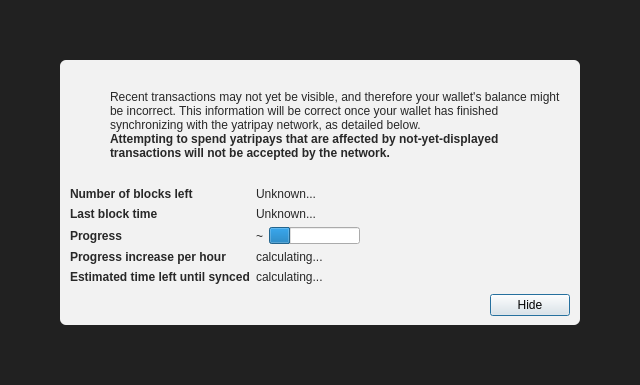
<?xml version="1.0" encoding="UTF-8"?>
<ui version="4.0">
 <class>ModalOverlay</class>
 <widget class="QWidget" name="ModalOverlay">
  <property name="geometry">
   <rect>
    <x>0</x>
    <y>0</y>
    <width>640</width>
    <height>385</height>
   </rect>
  </property>
  <property name="windowTitle">
   <string>Form</string>
  </property>
  <layout class="QVBoxLayout" name="verticalLayout" stretch="0">
   <property name="sizeConstraint">
    <enum>QLayout::SetDefaultConstraint</enum>
   </property>
   <property name="leftMargin">
    <number>0</number>
   </property>
   <property name="topMargin">
    <number>0</number>
   </property>
   <property name="rightMargin">
    <number>0</number>
   </property>
   <property name="bottomMargin">
    <number>0</number>
   </property>
   <item>
    <widget class="QWidget" name="bgWidget" native="true">
     <property name="styleSheet">
      <string notr="true">#bgWidget { background: rgba(0,0,0,220); }</string>
     </property>
     <layout class="QVBoxLayout" name="verticalLayoutMain" stretch="1">
      <property name="leftMargin">
       <number>60</number>
      </property>
      <property name="topMargin">
       <number>60</number>
      </property>
      <property name="rightMargin">
       <number>60</number>
      </property>
      <property name="bottomMargin">
       <number>60</number>
      </property>
      <item>
       <widget class="QWidget" name="contentWidget" native="true">
        <property name="styleSheet">
         <string notr="true">#contentWidget { background: rgba(255,255,255,240); border-radius: 6px; }

QLabel { color: rgb(40,40,40);  }</string>
        </property>
        <layout class="QVBoxLayout" name="verticalLayoutSub" stretch="1,0,0,0">
         <property name="spacing">
          <number>0</number>
         </property>
         <property name="leftMargin">
          <number>10</number>
         </property>
         <property name="topMargin">
          <number>10</number>
         </property>
         <property name="rightMargin">
          <number>10</number>
         </property>
         <property name="bottomMargin">
          <number>10</number>
         </property>
         <item>
          <layout class="QHBoxLayout" name="horizontalLayoutIconText" stretch="0,1">
           <property name="topMargin">
            <number>20</number>
           </property>
           <item>
            <layout class="QVBoxLayout" name="verticalLayoutIcon">
             <property name="leftMargin">
              <number>0</number>
             </property>
             <item>
              <widget class="QPushButton" name="warningIcon">
               <property name="enabled">
                <bool>false</bool>
               </property>
               <property name="text">
                <string/>
               </property>
               <property name="icon">
                <iconset>
                 <normaloff>:/icons/warning</normaloff>
                 <disabledoff>:/icons/warning</disabledoff>:/icons/warning</iconset>
               </property>
               <property name="iconSize">
                <size>
                 <width>48</width>
                 <height>48</height>
                </size>
               </property>
               <property name="flat">
                <bool>true</bool>
               </property>
              </widget>
             </item>
             <item>
              <spacer name="verticalSpacerWarningIcon">
               <property name="orientation">
                <enum>Qt::Vertical</enum>
               </property>
               <property name="sizeHint" stdset="0">
                <size>
                 <width>20</width>
                 <height>40</height>
                </size>
               </property>
              </spacer>
             </item>
            </layout>
           </item>
           <item>
            <layout class="QVBoxLayout" name="verticalLayoutInfoText">
             <property name="leftMargin">
              <number>0</number>
             </property>
             <property name="topMargin">
              <number>0</number>
             </property>
             <item>
              <widget class="QLabel" name="infoText">
               <property name="text">
                <string>Recent transactions may not yet be visible, and therefore your wallet's balance might be incorrect. This information will be correct once your wallet has finished synchronizing with the yatripay network, as detailed below.</string>
               </property>
               <property name="textFormat">
                <enum>Qt::RichText</enum>
               </property>
               <property name="wordWrap">
                <bool>true</bool>
               </property>
              </widget>
             </item>
             <item>
              <widget class="QLabel" name="infoTextStrong">
               <property name="font">
                <font>
                 <weight>75</weight>
                 <bold>true</bold>
                </font>
               </property>
               <property name="text">
                <string>Attempting to spend yatripays that are affected by not-yet-displayed transactions will not be accepted by the network.</string>
               </property>
               <property name="textFormat">
                <enum>Qt::RichText</enum>
               </property>
               <property name="wordWrap">
                <bool>true</bool>
               </property>
              </widget>
             </item>
             <item>
              <spacer name="verticalSpacerInTextSpace">
               <property name="orientation">
                <enum>Qt::Vertical</enum>
               </property>
               <property name="sizeHint" stdset="0">
                <size>
                 <width>20</width>
                 <height>40</height>
                </size>
               </property>
              </spacer>
             </item>
            </layout>
           </item>
          </layout>
         </item>
         <item>
          <spacer name="verticalSpacerAfterText">
           <property name="orientation">
            <enum>Qt::Vertical</enum>
           </property>
           <property name="sizeHint" stdset="0">
            <size>
             <width>20</width>
             <height>40</height>
            </size>
           </property>
          </spacer>
         </item>
         <item>
          <layout class="QFormLayout" name="formLayout">
           <property name="fieldGrowthPolicy">
            <enum>QFormLayout::FieldsStayAtSizeHint</enum>
           </property>
           <property name="horizontalSpacing">
            <number>6</number>
           </property>
           <property name="verticalSpacing">
            <number>6</number>
           </property>
           <property name="topMargin">
            <number>10</number>
           </property>
           <item row="0" column="0">
            <widget class="QLabel" name="labelNumberOfBlocksLeft">
             <property name="font">
              <font>
               <weight>75</weight>
               <bold>true</bold>
              </font>
             </property>
             <property name="text">
              <string>Number of blocks left</string>
             </property>
            </widget>
           </item>
           <item row="0" column="1">
            <widget class="QLabel" name="numberOfBlocksLeft">
             <property name="text">
              <string>Unknown...</string>
             </property>
            </widget>
           </item>
           <item row="1" column="0">
            <widget class="QLabel" name="labelLastBlockTime">
             <property name="font">
              <font>
               <weight>75</weight>
               <bold>true</bold>
              </font>
             </property>
             <property name="text">
              <string>Last block time</string>
             </property>
            </widget>
           </item>
           <item row="1" column="1">
            <widget class="QLabel" name="newestBlockDate">
             <property name="sizePolicy">
              <sizepolicy hsizetype="Maximum" vsizetype="Preferred">
               <horstretch>0</horstretch>
               <verstretch>0</verstretch>
              </sizepolicy>
             </property>
             <property name="text">
              <string>Unknown...</string>
             </property>
            </widget>
           </item>
           <item row="2" column="0">
            <widget class="QLabel" name="labelSyncDone">
             <property name="font">
              <font>
               <weight>75</weight>
               <bold>true</bold>
              </font>
             </property>
             <property name="text">
              <string>Progress</string>
             </property>
            </widget>
           </item>
           <item row="2" column="1">
            <layout class="QHBoxLayout" name="horizontalLayoutSync" stretch="0,1">
             <item>
              <widget class="QLabel" name="percentageProgress">
               <property name="text">
                <string notr="true">~</string>
               </property>
              </widget>
             </item>
             <item>
              <widget class="QProgressBar" name="progressBar">
               <property name="value">
                <number>24</number>
               </property>
               <property name="format">
                <string/>
               </property>
              </widget>
             </item>
            </layout>
           </item>
           <item row="4" column="0">
            <widget class="QLabel" name="labelProgressIncrease">
             <property name="font">
              <font>
               <weight>75</weight>
               <bold>true</bold>
              </font>
             </property>
             <property name="text">
              <string>Progress increase per hour</string>
             </property>
            </widget>
           </item>
           <item row="4" column="1">
            <widget class="QLabel" name="progressIncreasePerH">
             <property name="text">
              <string>calculating...</string>
             </property>
            </widget>
           </item>
           <item row="5" column="0">
            <widget class="QLabel" name="labelEstimatedTimeLeft">
             <property name="font">
              <font>
               <weight>75</weight>
               <bold>true</bold>
              </font>
             </property>
             <property name="text">
              <string>Estimated time left until synced</string>
             </property>
            </widget>
           </item>
           <item row="5" column="1">
            <widget class="QLabel" name="expectedTimeLeft">
             <property name="text">
              <string>calculating...</string>
             </property>
            </widget>
           </item>
          </layout>
         </item>
         <item>
          <layout class="QHBoxLayout" name="horizontalLayoutButtons">
           <property name="leftMargin">
            <number>10</number>
           </property>
           <property name="topMargin">
            <number>10</number>
           </property>
           <item>
            <spacer name="horizontalSpacer">
             <property name="orientation">
              <enum>Qt::Horizontal</enum>
             </property>
             <property name="sizeHint" stdset="0">
              <size>
               <width>40</width>
               <height>20</height>
              </size>
             </property>
            </spacer>
           </item>
           <item>
            <widget class="QPushButton" name="closeButton">
             <property name="text">
              <string>Hide</string>
             </property>
             <property name="shortcut">
              <string>Esc</string>
             </property>
             <property name="focusPolicy">
              <enum>Qt::StrongFocus</enum>
             </property>
             <property name="default">
              <bool>true</bool>
             </property>
            </widget>
           </item>
          </layout>
         </item>
        </layout>
       </widget>
      </item>
     </layout>
    </widget>
   </item>
  </layout>
 </widget>
 <resources/>
 <connections/>
</ui>
